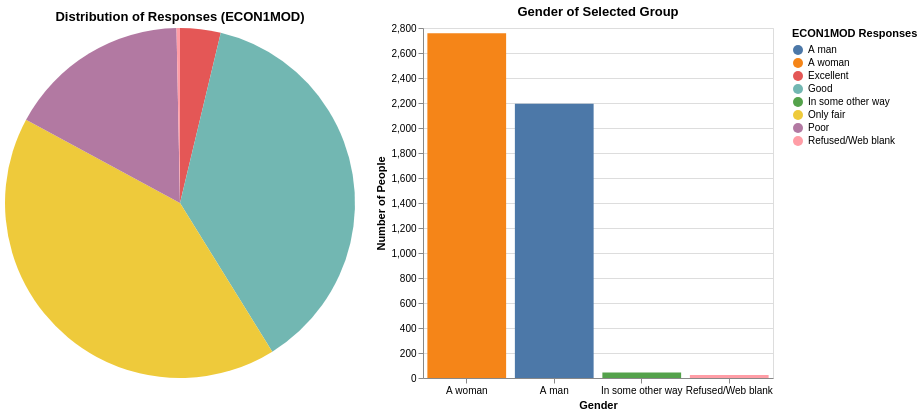

The code cell stored with this chart in its notebook:
### Code cell
import altair as alt

#INTERACTIVE SELECTION
click = alt.selection_point(fields=['ECON1MOD'])

#PIE CHART
pie = alt.Chart(df_agg).mark_arc().encode(
    theta=alt.Theta('sum(Total_Count):Q', stack=True),
    color=alt.Color('ECON1MOD:N', legend=alt.Legend(title="ECON1MOD Responses")),
    opacity=alt.condition(click, alt.value(1.0), alt.value(0.3)),
    tooltip=['ECON1MOD:N', alt.Tooltip('sum(Total_Count):Q', title='Total Count')]
).add_params(
    click
).properties(
    width=400,
    height=400,
    title='Distribution of Responses (ECON1MOD)'
)

#BAR CHART
bar = alt.Chart(df_agg).mark_bar().encode(
    x=alt.X('GENDER:N', title='Gender', sort='-y', axis=alt.Axis(labelAngle=0)),
    y=alt.Y('sum(Total_Count):Q', title='Number of People'),
    color=alt.Color('GENDER:N', legend=None),
    tooltip=['GENDER:N', alt.Tooltip('sum(Total_Count):Q', title='Total Count')]
).transform_filter(
    click #links the two views together
).properties(
    width=350,
    height=350,
    title='Gender of Selected Group'
)


#ARRANGE AND DISPLAY
interactive_chart = pie | bar
interactive_chart

### Figure 1 — Vega-Lite specification as saved in the notebook (floating-point values rounded to 4 significant figures)
{"config": {"view": {"continuousWidth": 300, "continuousHeight": 300}}, "hconcat": [{"mark": {"type": "arc"}, "encoding": {"color": {"field": "ECON1MOD", "legend": {"title": "ECON1MOD Responses"}, "type": "nominal"}, "opacity": {"condition": {"param": "param_d5e50fe7d0690377", "value": 1.0}, "value": 0.3}, "theta": {"aggregate": "sum", "field": "Total_Count", "stack": true, "type": "quantitative"}, "tooltip": [{"field": "ECON1MOD", "type": "nominal"}, {"aggregate": "sum", "field": "Total_Count", "title": "Total Count", "type": "quantitative"}]}, "height": 350, "name": "view_7f0335c090c81bb4_0", "title": "Distribution of Responses (ECON1MOD)", "width": 350}, {"mark": {"type": "bar"}, "encoding": {"color": {"field": "GENDER", "legend": null, "type": "nominal"}, "tooltip": [{"field": "GENDER", "type": "nominal"}, {"aggregate": "sum", "field": "Total_Count", "title": "Total Count", "type": "quantitative"}], "x": {"axis": {"labelAngle": 0}, "field": "GENDER", "sort": "-y", "title": "Gender", "type": "nominal"}, "y": {"aggregate": "sum", "field": "Total_Count", "title": "Number of People", "type": "quantitative"}}, "height": 350, "title": "Gender of Selected Group", "transform": [{"filter": {"param": "param_d5e50fe7d0690377"}}], "width": 350}], "data": {"name": "data-2495296300c57b97c22f7043a631dde0"}, "params": [{"name": "param_d5e50fe7d0690377", "select": {"type": "point", "fields": ["ECON1MOD"]}, "views": ["view_7f0335c090c81bb4_0"]}], "$schema": "https://vega.github.io/schema/vega-lite/v6.1.0.json", "datasets": {"data-2495296300c57b97c22f7043a631dde0": [{"ECON1MOD": "Excellent", "GENDER": "A man", "Total_Count": 116}, {"ECON1MOD": "Excellent", "GENDER": "A woman", "Total_Count": 71}, {"ECON1MOD": "Excellent", "GENDER": "In some other way", "Total_Count": 1}, {"ECON1MOD": "Good", "GENDER": "A man", "Total_Count": 931}, {"ECON1MOD": "Good", "GENDER": "A woman", "Total_Count": 934}, {"ECON1MOD": "Good", "GENDER": "In some other way", "Total_Count": 5}, {"ECON1MOD": "Good", "GENDER": "Refused/Web blank", "Total_Count": 9}, {"ECON1MOD": "Only fair", "GENDER": "A man", "Total_Count": 854}, {"ECON1MOD": "Only fair", "GENDER": "A woman", "Total_Count": 1214}, {"ECON1MOD": "Only fair", "GENDER": "In some other way", "Total_Count": 17}, {"ECON1MOD": "Only fair", "GENDER": "Refused/Web blank", "Total_Count": 11}, {"ECON1MOD": "Poor", "GENDER": "A man", "Total_Count": 288}, {"ECON1MOD": "Poor", "GENDER": "A woman", "Total_Count": 528}, {"ECON1MOD": "Poor", "GENDER": "In some other way", "Total_Count": 22}, {"ECON1MOD": "Poor", "GENDER": "Refused/Web blank", "Total_Count": 5}, {"ECON1MOD": "Refused/Web blank", "GENDER": "A man", "Total_Count": 5}, {"ECON1MOD": "Refused/Web blank", "GENDER": "A woman", "Total_Count": 11}]}}
